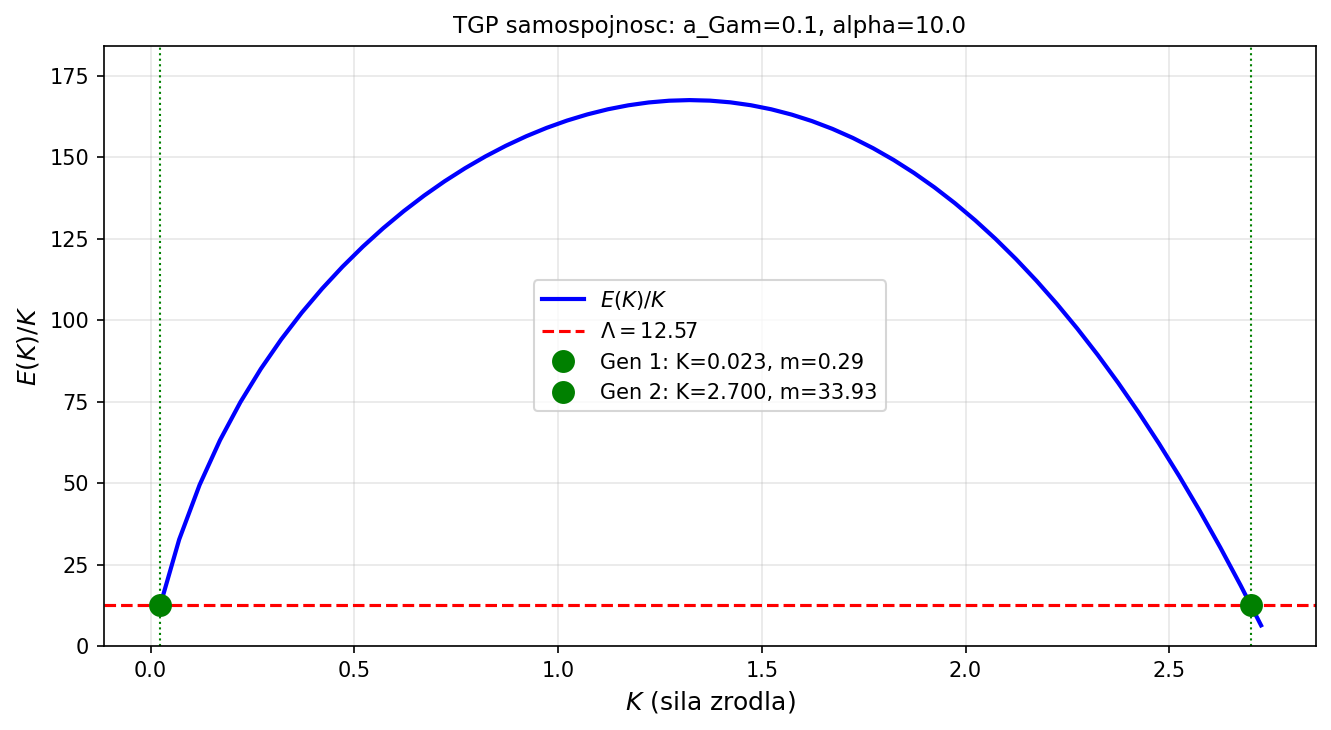

Write Python code to recreate this figure.
"""
TGP — Wyznaczenie dwoch dyskretnych mas z warunkow samospojnosci
Parametry: a_Gam=0.1, alpha=1.0 (daje 2 przeciecia)
Sprawdzamy stosunek m2/m1 i szukamy warunkow dla ratio = 207
"""
import numpy as np
from scipy.optimize import brentq
import matplotlib
matplotlib.use('Agg')
import matplotlib.pyplot as plt

PHI0 = 1.0; GAMMA = 1.0; Q = 1.0; M_SP = 1.0
LAM = 5.514e-7  # V_mod: + LAM*(psi-1)^6/6 stabilizacja (efekt < 0.03% na r21)

def E_over_K(K, a_gam, alpha):
    r = np.linspace(a_gam, 25.0, 1500)
    phi  = PHI0 + K * np.exp(-M_SP*r) / r
    phi  = np.maximum(phi, 1e-8)
    dphi = K * np.exp(-M_SP*r) * (-M_SP*r - 1.0) / r**2
    E_k  = 4*np.pi * np.trapezoid(
        0.5 * dphi**2 * (1 + alpha/(PHI0*phi)) * r**2, r)
    V    = GAMMA/3*phi**3 - GAMMA/4*phi**4 - (GAMMA/3 - GAMMA/4) + LAM/6*(phi-1.0)**6
    E_p  = 4*np.pi * np.trapezoid(V * r**2, r)
    return (E_k + E_p) / K

def find_crossings(a_gam, alpha, K_min=0.02, K_max=15.0, N=200):
    Lambda = 4*np.pi / Q
    K_vals = np.linspace(K_min, K_max, N)
    f = np.array([E_over_K(K, a_gam, alpha) - Lambda for K in K_vals])
    crossings = []
    for i in range(len(f)-1):
        if np.isfinite(f[i]) and np.isfinite(f[i+1]) and f[i]*f[i+1] < 0:
            try:
                K_c = brentq(
                    lambda K: E_over_K(K, a_gam, alpha) - Lambda,
                    K_vals[i], K_vals[i+1], xtol=1e-7)
                crossings.append(K_c)
            except Exception:
                pass
    return crossings, K_vals, f

Lambda = 4*np.pi
print("="*65)
print("Szczegolowy skan: masy dla roznych (a_Gam, alpha)")
print(f"Lambda = {Lambda:.4f}")
print("="*65)
print(f"{'a_Gam':>6} {'alpha':>6} {'K1':>8} {'K2':>8} {'m1':>8} {'m2':>8} {'m2/m1':>8}")
print("-"*65)

best_cases = []

for a_gam in [0.05, 0.08, 0.10, 0.12, 0.15, 0.20]:
    for alpha in [0.1, 0.5, 1.0, 2.0, 3.0, 5.0, 10.0]:
        crossings, _, _ = find_crossings(a_gam, alpha)
        if len(crossings) >= 2:
            K1, K2 = crossings[0], crossings[1]
            m1 = Lambda * K1   # masa = Lambda * K (samospojnosc)
            m2 = Lambda * K2
            ratio = m2 / m1
            print(f"{a_gam:>6.3f} {alpha:>6.1f} {K1:>8.4f} {K2:>8.4f} "
                  f"{m1:>8.3f} {m2:>8.3f} {ratio:>8.1f}")
            best_cases.append((a_gam, alpha, K1, K2, m1, m2, ratio))

if not best_cases:
    print("Brak dwoch przeciec w tym zakresie.")

# Najlepsze dopasowanie do 207
if best_cases:
    print()
    print("Najblizsze m2/m1 = 207:")
    best_cases.sort(key=lambda x: abs(x[6] - 207))
    for case in best_cases[:5]:
        a_gam, alpha, K1, K2, m1, m2, ratio = case
        print(f"  a_Gam={a_gam:.3f} alpha={alpha:.1f}: "
              f"m2/m1={ratio:.1f}  (delta={abs(ratio-207):.1f})")

# Wykres dla najlepszego przypadku
if best_cases:
    best = min(best_cases, key=lambda x: abs(x[6] - 207))
    a_gam, alpha = best[0], best[1]
    print(f"\nWykres dla a_Gam={a_gam}, alpha={alpha}:")
    K_vals = np.linspace(0.02, 15.0, 300)
    EK_ratio = np.array([E_over_K(K, a_gam, alpha) for K in K_vals])
    fig, ax = plt.subplots(figsize=(9, 5))
    mask = np.isfinite(EK_ratio) & (EK_ratio > 0) & (EK_ratio < 200)
    ax.plot(K_vals[mask], EK_ratio[mask], 'b-', lw=2, label=r'$E(K)/K$')
    ax.axhline(Lambda, color='r', ls='--', lw=1.5, label=fr'$\Lambda={Lambda:.2f}$')
    crossings, _, _ = find_crossings(a_gam, alpha)
    for i, Kc in enumerate(crossings):
        ax.axvline(Kc, color='g', ls=':', lw=1)
        ax.plot(Kc, Lambda, 'go', ms=10,
                label=f'Gen {i+1}: K={Kc:.3f}, m={Lambda*Kc:.2f}')
    ax.set_xlabel(r'$K$ (sila zrodla)', fontsize=12)
    ax.set_ylabel(r'$E(K)/K$', fontsize=12)
    ax.set_title(f'TGP samospojnosc: a_Gam={a_gam}, alpha={alpha}', fontsize=11)
    ax.legend(fontsize=10)
    ax.grid(True, alpha=0.3)
    ax.set_ylim(0, min(200, max(EK_ratio[mask])*1.1))
    plt.tight_layout()
    plt.savefig('TGP/TGP_v1/scripts/advanced/dwa_przeciecia.png',
                dpi=150, bbox_inches='tight')
    print("Wykres: dwa_przeciecia.png")
